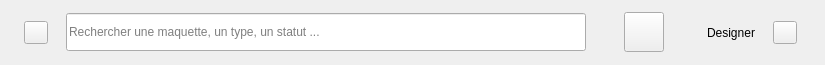
        <widget class="QWidget" name="topbar">
         <property name="minimumSize">
          <size>
           <width>0</width>
           <height>65</height>
          </size>
         </property>
         <property name="maximumSize">
          <size>
           <width>16777215</width>
           <height>65</height>
          </size>
         </property>
         <layout class="QHBoxLayout" name="layoutTopbar">
          <property name="leftMargin">
           <number>24</number>
          </property>
          <property name="topMargin">
           <number>10</number>
          </property>
          <property name="rightMargin">
           <number>28</number>
          </property>
          <property name="bottomMargin">
           <number>10</number>
          </property>
          <property name="spacing">
           <number>18</number>
          </property>
          <item>
           <widget class="QToolButton" name="btnMenu">
            <property name="text">
             <string/>
            </property>
            <property name="role" stdset="0">
             <string>iconBtn</string>
            </property>
            <property name="cursor">
             <cursorShape>PointingHandCursor</cursorShape>
            </property>
           </widget>
          </item>
          <item>
           <widget class="QLineEdit" name="editRechercheGlobale">
            <property name="placeholderText">
             <string>Rechercher une maquette, un type, un statut ...</string>
            </property>
            <property name="minimumSize">
             <size>
              <width>520</width>
              <height>38</height>
             </size>
            </property>
            <property name="maximumSize">
             <size>
              <width>520</width>
              <height>38</height>
             </size>
            </property>
           </widget>
          </item>
          <item>
           <spacer name="spacerTop">
            <property name="orientation">
             <enum>Qt::Horizontal</enum>
            </property>
            <property name="sizeHint" stdset="0">
             <size>
              <width>20</width>
              <height>20</height>
             </size>
            </property>
           </spacer>
          </item>
          <item>
           <widget class="QToolButton" name="btnCloche">
            <property name="text">
             <string/>
            </property>
            <property name="role" stdset="0">
             <string>iconBtn</string>
            </property>
            <property name="cursor">
             <cursorShape>PointingHandCursor</cursorShape>
            </property>
            <property name="minimumSize">
             <size>
              <width>40</width>
              <height>40</height>
             </size>
            </property>
            <property name="maximumSize">
             <size>
              <width>40</width>
              <height>40</height>
             </size>
            </property>
            <property name="toolTip">
             <string>Maquettes en retard de validation</string>
            </property>
           </widget>
          </item>
          <item>
           <widget class="QLabel" name="labelAvatar">
            <property name="text">
             <string/>
            </property>
           </widget>
          </item>
          <item>
           <widget class="QLabel" name="labelUser">
            <property name="text">
             <string>Designer</string>
            </property>
           </widget>
          </item>
          <item>
           <widget class="QToolButton" name="btnCompte">
            <property name="text">
             <string/>
            </property>
            <property name="role" stdset="0">
             <string>iconBtn</string>
            </property>
            <property name="cursor">
             <cursorShape>PointingHandCursor</cursorShape>
            </property>
           </widget>
          </item>
         </layout>
        </widget>
